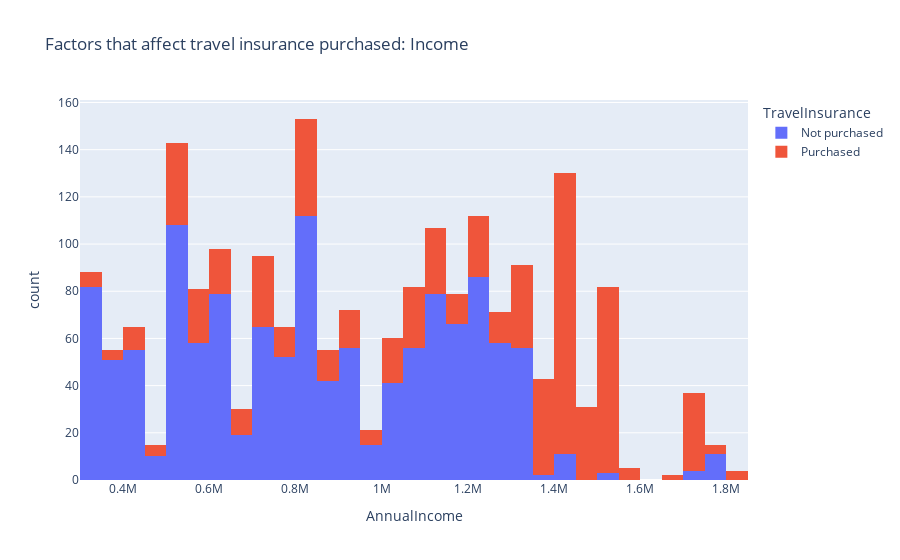

The notebook cell this image was saved under:
### Code cell
figure = px.histogram(df, x = "AnnualIncome", 
                      color = "TravelInsurance", 
                      title= "Factors that affect travel insurance purchased: Income")
figure.show()

### Figure 1 — Plotly figure (JSON) as saved in the notebook; plotly's stock layout.template omitted (floating-point values rounded to 4 significant figures; data arrays with more than 128 entries replaced by an {"elided": "..."} marker saying what was removed)
{"data": [{"alignmentgroup": "True", "bingroup": "x", "hovertemplate": "TravelInsurance=Not purchased<br>AnnualIncome=%{x}<br>count=%{y}<extra></extra>", "legendgroup": "Not purchased", "marker": {"color": "#636efa", "pattern": {"shape": ""}}, "name": "Not purchased", "offsetgroup": "Not purchased", "orientation": "v", "showlegend": true, "type": "histogram", "x": {"elided": "1277 int values"}, "xaxis": "x", "yaxis": "y"}, {"alignmentgroup": "True", "bingroup": "x", "hovertemplate": "TravelInsurance=Purchased<br>AnnualIncome=%{x}<br>count=%{y}<extra></extra>", "legendgroup": "Purchased", "marker": {"color": "#EF553B", "pattern": {"shape": ""}}, "name": "Purchased", "offsetgroup": "Purchased", "orientation": "v", "showlegend": true, "type": "histogram", "x": {"elided": "710 int values"}, "xaxis": "x", "yaxis": "y"}], "layout": {"barmode": "relative", "legend": {"title": {"text": "TravelInsurance"}, "tracegroupgap": 0}, "title": {"text": "Factors that affect travel insurance purchased: Income"}, "xaxis": {"anchor": "y", "domain": [0, 1], "title": {"text": "AnnualIncome"}}, "yaxis": {"anchor": "x", "domain": [0, 1], "title": {"text": "count"}}}}
